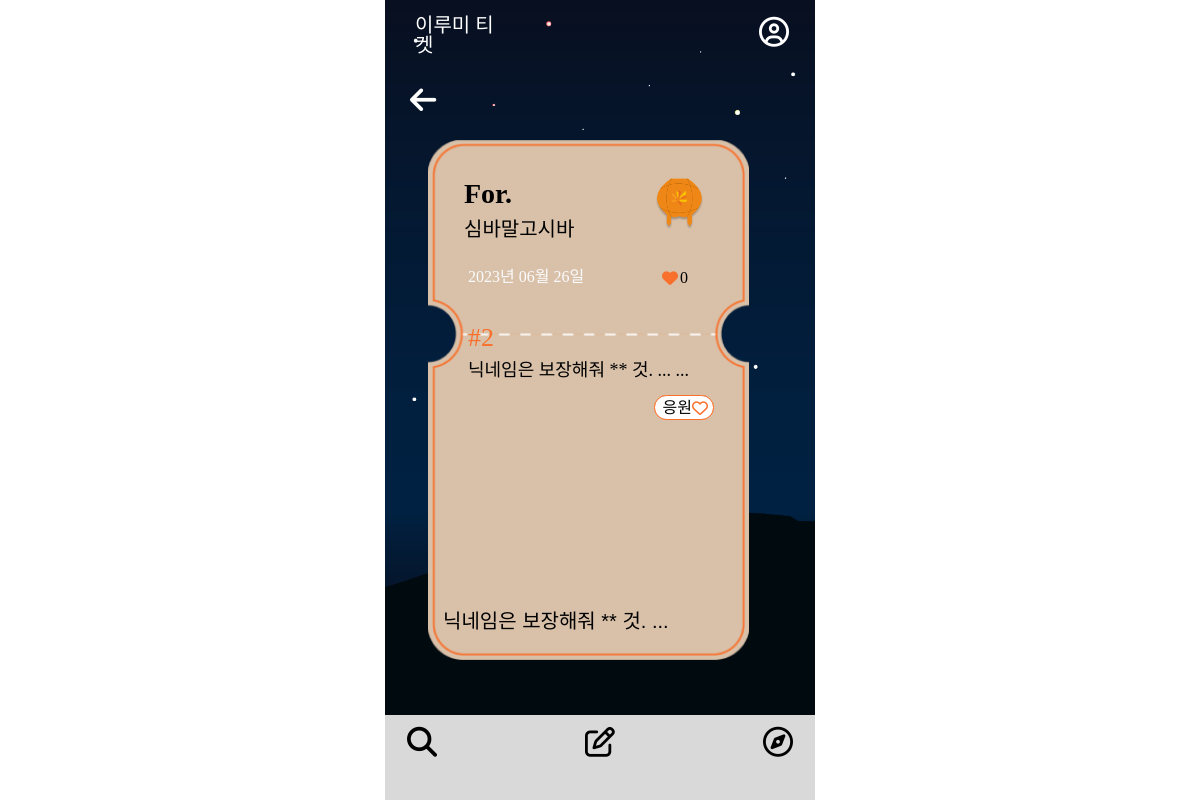
Page /2/ on the committed database.
### mainpage/models.py (models this page shows, shortened)
class Ticket(models.Model):
    writer = models.ForeignKey(User, null=False, blank=False, on_delete=models.CASCADE)
    pub_date = models.DateTimeField()
    body = models.TextField()
    like = models.ManyToManyField(User, related_name='likes', blank=True)
    like_count = models.PositiveIntegerField(default=0)
    report_count = models.PositiveIntegerField(default=0)
    def summary(self):
        return self.body[:40]

### accounts/models.py (models this page shows)
class Profile(models.Model):
    user = models.OneToOneField(User, on_delete=models.CASCADE)
    nickname = models.TextField(max_length=10)

### mainpage/views.py (the view)
# urls.py: path('<int:id>/', detail, name="detail"),
def detail(request, id):
    ticket = get_object_or_404(Ticket, pk=id)
    ticket.pub_date = ticket.pub_date.date()
    if Report.objects.filter(ticket=ticket).count() >= 3:
        ticket.status = '보류'
        ticket.save()
    return render(request, 'mainpage/detail.html',{'ticket':ticket})

### mainpage/templates/mainpage/detail.html (shortened to what this page needs)
{% extends 'base.html' %}
{% block content %}
<head>
  <link rel="stylesheet" href="/static/css/detail.css">
</head>
<div class="wallpaper">
  <div class="backk">
    <a class="back" href="{% url 'mainpage:ticketlistnew' %}"><i class="fa-solid fa-arrow-left" style="color: #ffffff;"></i></a>
</div>
    <div class="card_container">
      <div class="card">
          <div class="card-body">
              <div class="card-fline">
                  <div class="user-info">
                      <div class="for">For.</div>
                      <div class="lanterncolor">
                      {% if ticket.like_count >= 10 %}
                      <img src="../static/css/image/light.png" class="light" alt="티켓 이미지">
                      {% else %}
                      <img src="../static/css/image/original.png" class= "light" alt="티켓 이미지">
                      {% endif %}
                      </div>
                  </div>
              </div>
                  <div class="nickname">{{ticket.writer.profile.nickname}}</div>
              <div class="card-sline">
              <span class="date">{{ ticket.pub_date|date:"Y년 m월 d일" }}</span>
              <span class="like"><i class="fa-solid fa-heart" style="color: #f8702c;"></i><a class="like_count">{{ticket.like_count}}</a></span>
              </div>
              <h4 class="number"> #{{ticket.id}} </h4>
              {% if ticket.report_count >= 3 %}
                  <h5 class="report-message">3회 이상 신고되어 관리자가 확인 중인 게시글입니다.</h5>
              {% else %}
                  <h4 class="card-text">{{ticket.summary}}... </h4>
              {% endif %}
              <a href="{% url 'mainpage:likes' ticket.id %}" id="likeToggle">
              <p class="cheer">
              <span class="cheer-up">응원</span>
              </p>
              </a>
  <a href="{% url 'mainpage:likes' ticket.id %}" id="likeToggle">
    <p class="cheer">
      <span class="like_count">응원</span>
      {% if user in ticket.like.all %}
        <i class="fa-solid fa-heart filled" style="color: #f8702c;"></i>
      {% else %}
        <i class="fa-regular fa-heart" style="color: #f8702c;"></i>
      {% endif %}
    </p>
  </a>
  {% if ticket.report_count >= 3 %}
    <p class="report-message">3회 이상 신고되어 관리자가 확인 중인 게시글입니다.</p>
  {% else %}
    <p class="content">{{ticket.body}}</p>
  {% endif %}
  </div>
</div>
<nav class="footer-container">
  <ul class="icons">
      <li><a href="{% url 'mainpage:ticketlistnew' %}"><i class="fa-solid fa-magnifying-glass" style="color: #000000;"></i></a></li>
      <li><a href="{% url 'mainpage:new' %}"><i class="fa-regular fa-pen-to-square" style="color: #000000;"></i></a></li>
      <li><a href="{% url 'qnapage:qnalistrecent' %}"><i class="fa-regular fa-compass" style="color: #000000;"></i></a></li>
  </ul>
</nav>
{% endblock %}

### Lumiticket/static/css/base.css (style rules this page uses)
body { display: flex; justify-content: center; align-items: center; width: 100vw; height: 100vh; margin: 0%; }
.wallpaper { position: relative; max-width: 430px; width: 100%; height: 100vh; background-size: cover; background-image: url('image/배경.png'); background-repeat: no-repeat; }
.footer-container { position: absolute; bottom: 0; left: 0; right: 0; margin: 0; padding: 0px 10px; background-color:#D9D9D9; list-style-type: none; height: 85px; }
.icons { list-style: none; display: flex; margin: 0; padding-left: 0; justify-content: space-between; font-size: 30px; }
.icons li { padding: 12px; margin: 0; justify-content: space-between; }

### rows in the picture
Ticket: writer.profile.nickname "심바말고시바", pub_date "2023년 06월 26일", like_count "0", id "2", summary "닉네임은 보장해줘 ** 것. ...", body "닉네임은 보장해줘 ** 것. ..."
